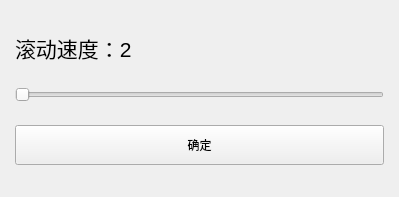
<?xml version="1.0" encoding="UTF-8"?>
<ui version="4.0">
 <class>Form</class>
 <widget class="QWidget" name="Form">
  <property name="geometry">
   <rect>
    <x>0</x>
    <y>0</y>
    <width>399</width>
    <height>197</height>
   </rect>
  </property>
  <property name="windowTitle">
   <string>Form</string>
  </property>
  <layout class="QGridLayout" name="gridLayout">
   <property name="leftMargin">
    <number>15</number>
   </property>
   <property name="topMargin">
    <number>15</number>
   </property>
   <property name="rightMargin">
    <number>15</number>
   </property>
   <property name="bottomMargin">
    <number>15</number>
   </property>
   <item row="2" column="0">
    <widget class="QPushButton" name="pushButton">
     <property name="minimumSize">
      <size>
       <width>0</width>
       <height>40</height>
      </size>
     </property>
     <property name="text">
      <string>确定</string>
     </property>
    </widget>
   </item>
   <item row="0" column="0">
    <widget class="QLabel" name="label">
     <property name="sizePolicy">
      <sizepolicy hsizetype="Preferred" vsizetype="Fixed">
       <horstretch>0</horstretch>
       <verstretch>0</verstretch>
      </sizepolicy>
     </property>
     <property name="font">
      <font>
       <pointsize>16</pointsize>
      </font>
     </property>
     <property name="text">
      <string>滚动速度：2</string>
     </property>
    </widget>
   </item>
   <item row="1" column="0">
    <widget class="QSlider" name="horizontalSlider">
     <property name="orientation">
      <enum>Qt::Orientation::Horizontal</enum>
     </property>
    </widget>
   </item>
  </layout>
 </widget>
 <resources/>
 <connections/>
</ui>
